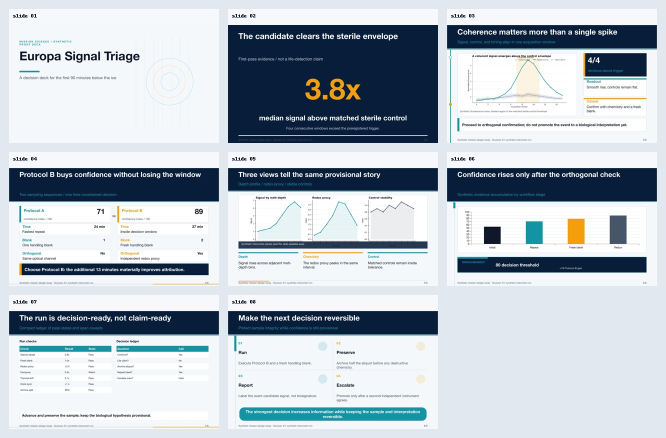
#> input picture skills/presentation-skill/examples/model_adaptive_showcase_contact_sheet.jpg, 1332 x 876 px (shown at 1/2 size)
$ python -i structural_diversity_v2.py   (imports and definitions only)
#> lines starting #> are read from the running program, lines starting #| are printed output that depends on the picture
#!/usr/bin/env python3
"""Human-aligned, role-aware structural diversity evaluation for PPTX decks.

The evaluator deliberately ignores paint (color, fill, stroke) and shapes that
do not carry semantic content. Rendered pixels are used only for an edge-hash
diagnostic and for contact-sheet/skeleton proof artifacts.
"""

from __future__ import annotations

import argparse
import hashlib
import json
import math
import re
from dataclasses import asdict, dataclass
from itertools import combinations
from pathlib import Path
from typing import Any, Iterable, Mapping, Sequence

from PIL import Image, ImageDraw, ImageFilter, ImageFont, ImageOps
from pptx import Presentation
from pptx.enum.shapes import MSO_SHAPE_TYPE


GRID_COLUMNS = 6
GRID_ROWS = 4
WHITESPACE_COLUMNS = 4
WHITESPACE_ROWS = 3
EDGE_HASH_SIZE = (24, 14)
GEOMETRY_QUANTUM = 1.0 / 48.0
FEATURE_GROUP_WEIGHTS = {
    "semantic_occupancy": 0.28,
    "topology": 0.22,
    "anchor_geometry": 0.23,
    "hierarchy_reading_order": 0.17,
    "whitespace_zoning": 0.10,
}


@dataclass(frozen=True)
class RolePolicy:
    distance_threshold: float
    minimum_clusters: int
    maximum_cluster_size: int
    maximum_largest_cluster_ratio: float
    minimum_normalized_entropy: float


DEFAULT_ROLE_POLICIES: dict[str, RolePolicy] = {
    "title": RolePolicy(0.060, 8, 2, 0.16, 0.78),
    "section": RolePolicy(0.060, 8, 2, 0.16, 0.78),
    "evidence": RolePolicy(0.020, 8, 2, 0.16, 0.78),
    "comparison": RolePolicy(0.010, 8, 2, 0.16, 0.78),
    "chart": RolePolicy(0.010, 8, 2, 0.16, 0.78),
    "table": RolePolicy(0.017, 8, 2, 0.16, 0.78),
    "decision": RolePolicy(0.018, 8, 2, 0.16, 0.78),
    "references": RolePolicy(0.005, 8, 2, 0.16, 0.78),
    "dense_title_evidence": RolePolicy(0.010, 8, 2, 0.16, 0.78),
}
DEFAULT_POLICY = RolePolicy(0.020, 8, 2, 0.16, 0.78)


@dataclass
class SemanticShape:
    kind: str
    x: float
    y: float
    w: float
    h: float
    font_size: float
    text_length: int
    placeholder: str
    name: str

    @property
    def area(self) -> float:
        return max(0.0, self.w) * max(0.0, self.h)

    @property
    def cx(self) -> float:
        return self.x + self.w / 2.0

    @property
    def cy(self) -> float:
        return self.y + self.h / 2.0


def _clamp(value: float, low: float = 0.0, high: float = 1.0) -> float:
    return min(high, max(low, value))


def _quantize(value: float, quantum: float = GEOMETRY_QUANTUM) -> float:
    return round(_clamp(value) / quantum) * quantum


def _meaningful_text(value: str) -> str:
    return " ".join(str(value or "").split())


# [318 lines left out: functions _font_size, _placeholder_name, _group_has_semantics, _base_kind, extract_semantic_shapes, _cell_coverage and 10 more, not called in this run]


def _edge_hash(path: Path) -> tuple[str, int]:
    with Image.open(path) as raw:
#> raw is the input picture: PIL image 1332x876 RGB; mean R, G, B 184.1, 193.6, 202.3
        gray = ImageOps.autocontrast(raw.convert("L"))
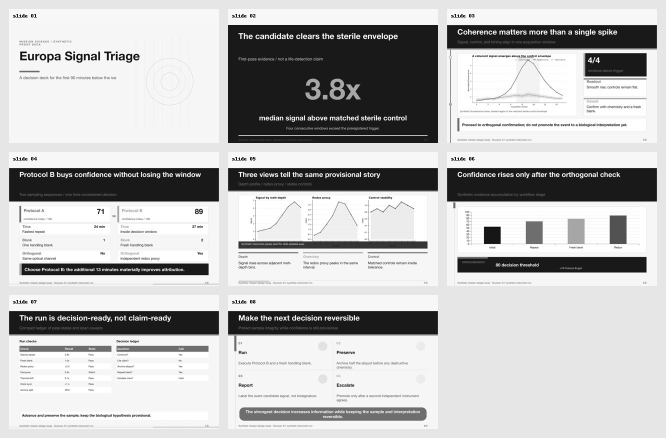
#> gray: PIL image 1332x876 L (shown at 1/2 size); min 0, max 255, mean 190.8
        edge = ImageOps.autocontrast(gray.filter(ImageFilter.FIND_EDGES))
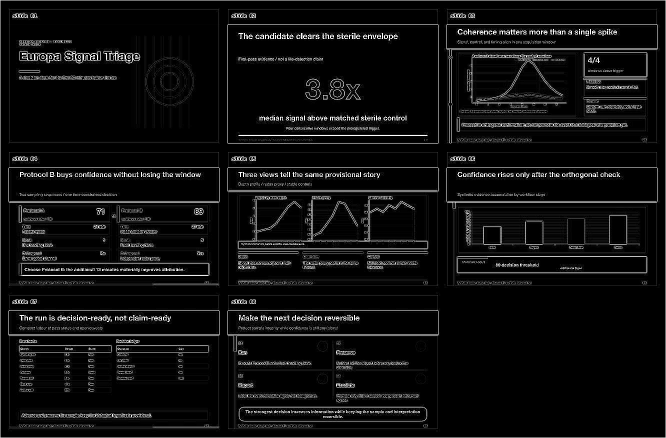
#> edge: PIL image 1332x876 L (shown at 1/2 size); min 0, max 255, mean 15
        thumb = edge.resize(EDGE_HASH_SIZE, Image.Resampling.LANCZOS)
        values = [int(value) for value in thumb.getdata()]
#> values = 336 values, max 42 at index 43, min 0 at index 2, mean 15.18
    threshold = sum(values) / max(1, len(values))
#> threshold = 15.18
    bits = "".join("1" if value >= threshold else "0" for value in values)
    return hex(int(bits, 2))[2:].zfill((len(bits) + 3) // 4), len(bits)


# [355 lines left out: functions _edge_hash_distance, _font, _skeleton_overlay, _contact_sheet, _resolve_path, _policy_for and 2 more, not called in this run]


# [2 lines not run here, left out]

>>> result = _edge_hash('../examples/model_adaptive_showcase_contact_sheet.jpg')

$ run again, on skills/presentation-skill/examples/v0.9_decisions_sources.jpg
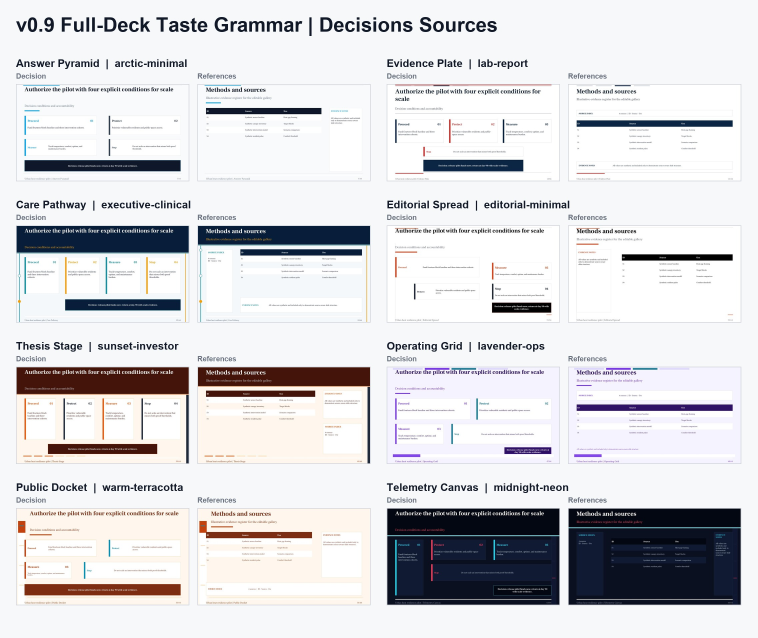
#> input picture skills/presentation-skill/examples/v0.9_decisions_sources.jpg, 2272 x 1912 px (shown at 1/3 size)
#> in _edge_hash, raw is the input picture: PIL image 2272x1912 RGB; mean R, G, B 215.3, 214.9, 217.9
#> in _edge_hash, `gray = ImageOps.autocontrast(raw.convert("L"))`:
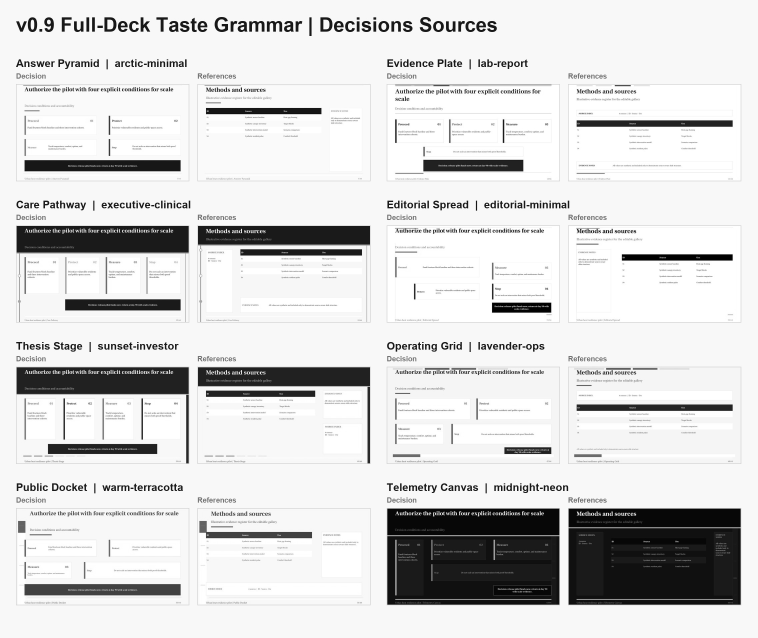
#> gray: PIL image 2272x1912 L (shown at 1/3 size); min 0, max 255, mean 215.4
#> in _edge_hash, `edge = ImageOps.autocontrast(gray.filter(ImageFilter.FIND_EDGES))`:
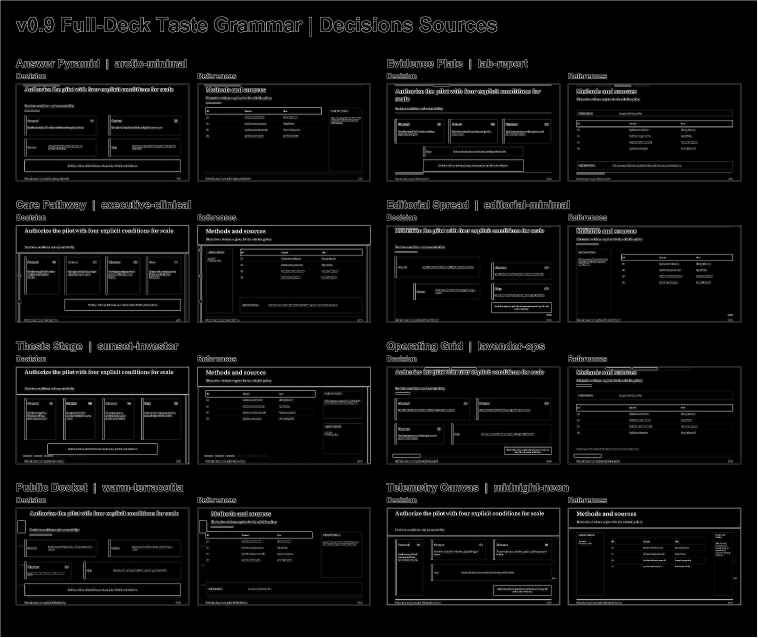
#> edge: PIL image 2272x1912 L (shown at 1/3 size); min 0, max 255, mean 11.7
#> values = 336 values, max 31 at index 199, min 0 at index 16, mean 11.93
#> threshold = 11.93

$ run again, on skills/presentation-skill/examples/v0.9_evidence_data_structures.jpg
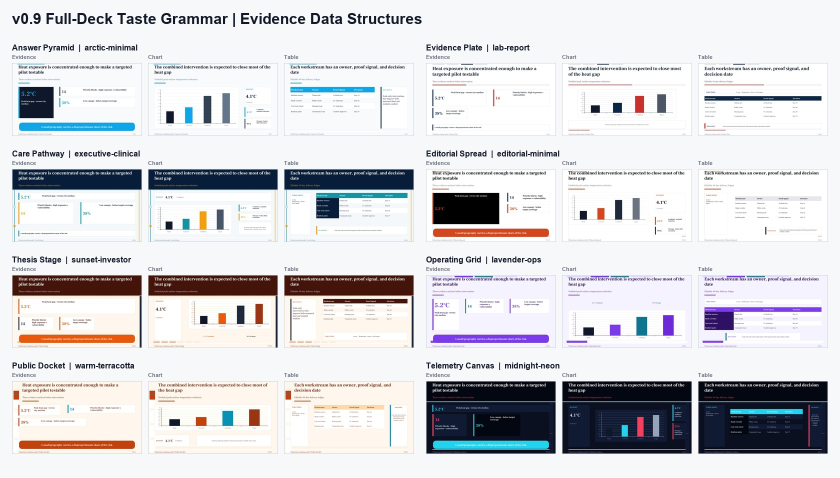
#> input picture skills/presentation-skill/examples/v0.9_evidence_data_structures.jpg, 1680 x 956 px (shown at 1/2 size)
#> in _edge_hash, raw is the input picture: PIL image 1680x956 RGB; mean R, G, B 214.1, 213.8, 217.2
#> in _edge_hash, `gray = ImageOps.autocontrast(raw.convert("L"))`:
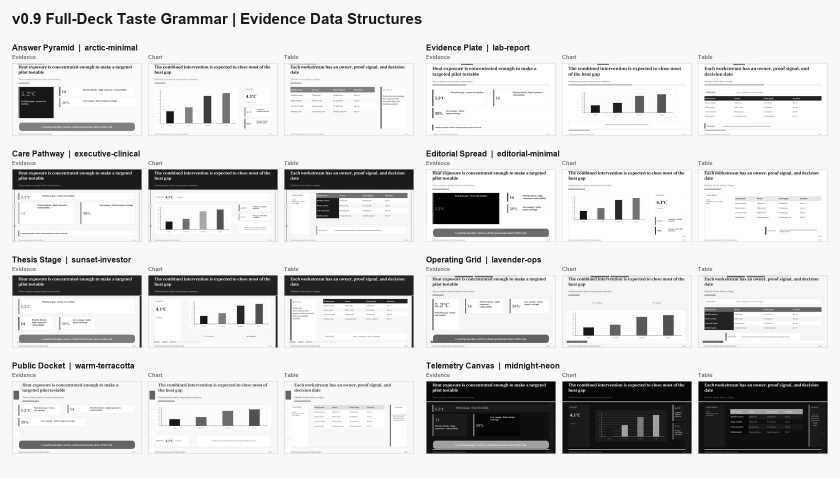
#> gray: PIL image 1680x956 L (shown at 1/2 size); min 0, max 255, mean 214.3
#> in _edge_hash, `edge = ImageOps.autocontrast(gray.filter(ImageFilter.FIND_EDGES))`:
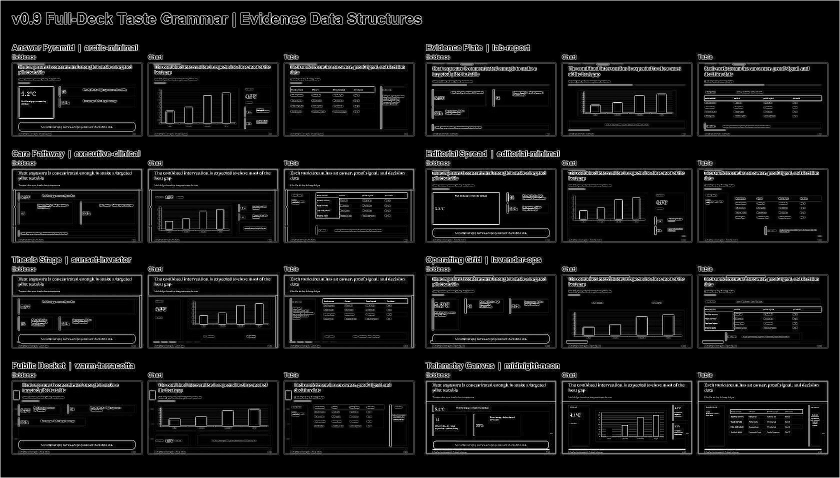
#> edge: PIL image 1680x956 L (shown at 1/2 size); min 0, max 255, mean 18.8
#> values = 336 values, max 45 at index 68, min 0 at index 13, mean 18.95
#> threshold = 18.95

$ run again, on skills/presentation-skill/examples/v0.9_narrative_structures.jpg
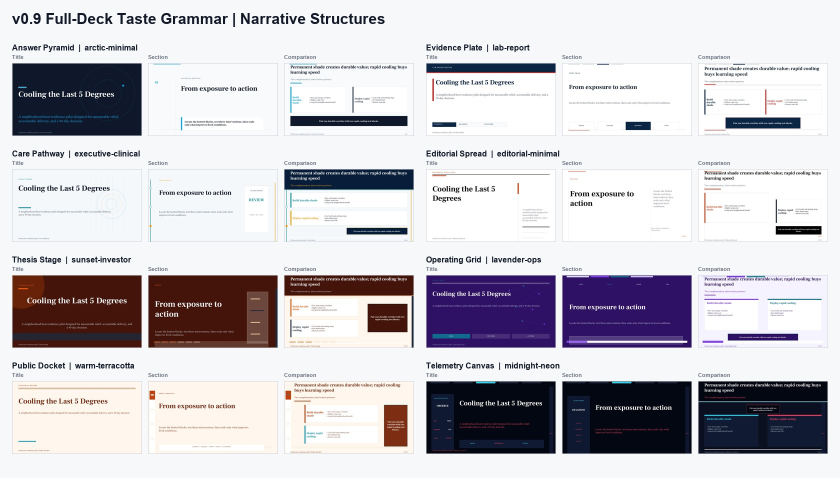
#> input picture skills/presentation-skill/examples/v0.9_narrative_structures.jpg, 1680 x 956 px (shown at 1/2 size)
#> in _edge_hash, raw is the input picture: PIL image 1680x956 RGB; mean R, G, B 199.5, 196.6, 202.5
#> in _edge_hash, `gray = ImageOps.autocontrast(raw.convert("L"))`:
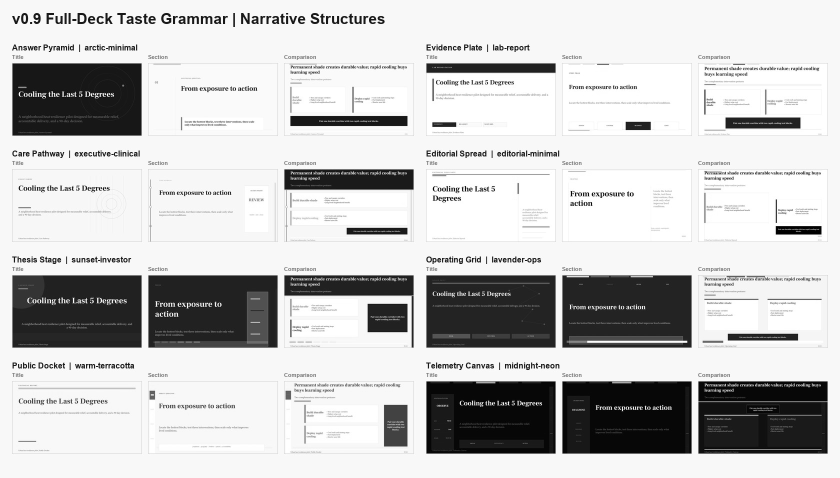
#> gray: PIL image 1680x956 L (shown at 1/2 size); min 0, max 255, mean 198.2
#> in _edge_hash, `edge = ImageOps.autocontrast(gray.filter(ImageFilter.FIND_EDGES))`:
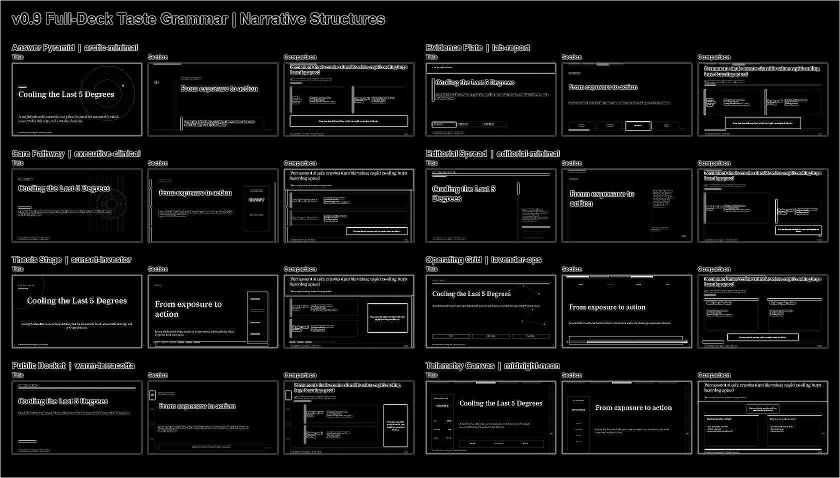
#> edge: PIL image 1680x956 L (shown at 1/2 size); min 0, max 255, mean 15.9
#> values = 336 values, max 53 at index 212, min 0 at index 16, mean 16.09
#> threshold = 16.09
